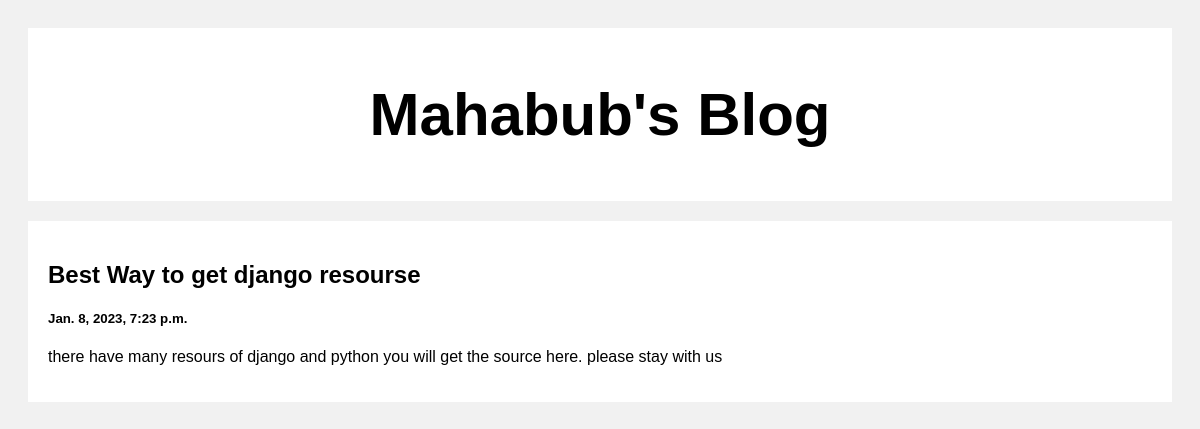
Screenshot of /post/2 with the database file from the repository.
### posts/models.py (models this page shows)
class Posts(models.Model):
    title = models.CharField(max_length=100)
    body = models.CharField(max_length=1000)
    created_at = models.DateTimeField(default=datetime.now, blank=True)

### posts/views.py (the view)
# urls.py: path('post/<str:pk>', views.post, name='post.html')
def post(request, pk):
    posts = Posts.objects.get(id=pk)
    return render(request, 'post.html',  {"posts": posts})

### templates/post.html (shortened to what this page needs)
<!DOCTYPE html>
<html>
<head>
</head>
<body>
    <div class="header">
        <h2>Mahabub's Blog</h2>
    </div>
    <div class="row">
        <div class="leftcolumn">
            <div class="card">
                <a style="text-decoration: none; color: black;"
                    href="">
                    <h2>{{posts.title}}</h2>
                    <h5>{{posts.created_at}}</h5>
                    <p>{{posts.body}}</p>
                </a>
            </div>
        </div>
    </div>
</body>
</html>

### templates/post.html (style rules this page uses)
* { box-sizing: border-box; }
body { font-family: Arial; padding: 20px; background: #f1f1f1; }
.header { padding: 2px; font-size: 40px; text-align: center; background: white; }
.leftcolumn { float: left; width: 100%; }
.card { background-color: white; padding: 20px; margin-top: 20px; }
.row:after { content: ""; display: table; clear: both; }

### rows the page displays
Posts: title "Best Way to get django resourse", created_at "Jan. 8, 2023, 7:23 p.m.", body "there have many resours of django and python you will get the source here. please stay with us"
